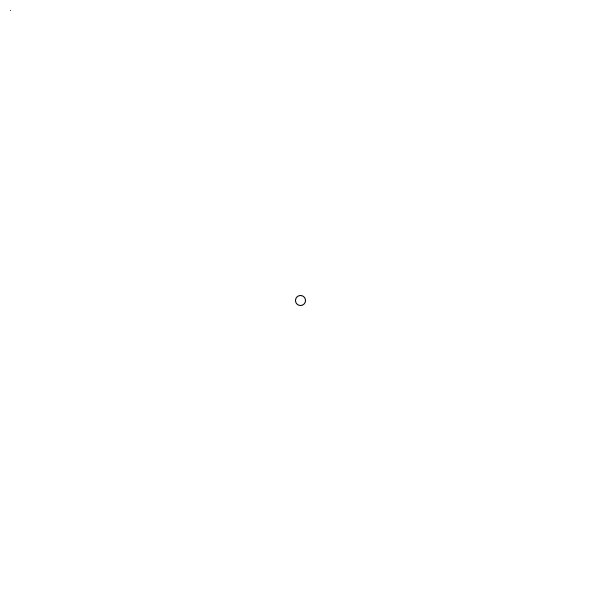
Frame 1 (no input)
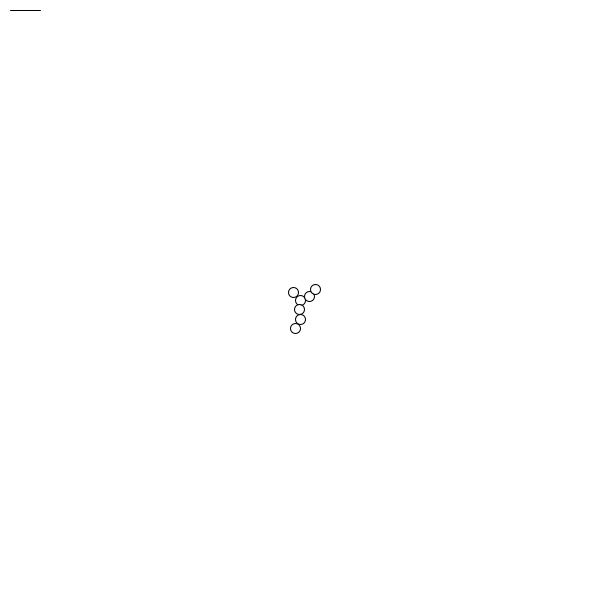
Frame 60 (the mouse pressed at the canvas centre just before this capture)
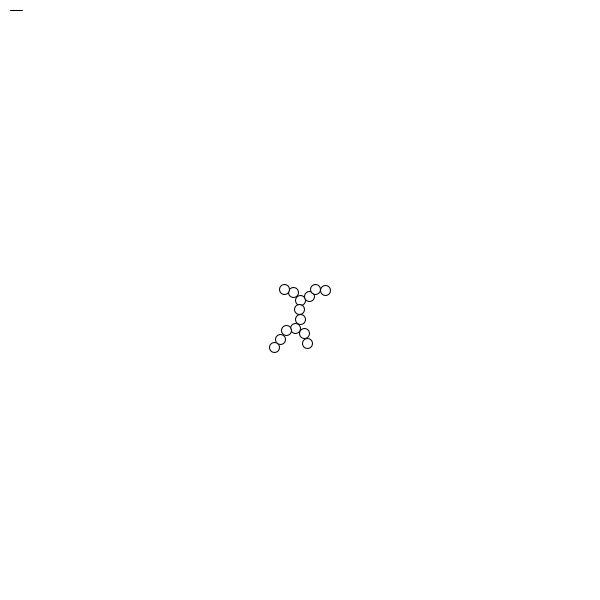
Frame 120 (the mouse held since frame 60 and released just before this capture)

The Processing sketch that drew these frames (run headless with seeded random() and noise(); from frame 60 on, the mouse is pressed at the canvas centre):

// Processing sketch: sistema_dla
// ── sistema_dla.pde
// int
// sin, cos, atan2
// distMin
// append

float[] x, y;
float estado;
float x2, y2, ancho2;

void setup() {
  size(600, 600);
  x = new float[1];
  y = new float[x.length];
  x[0] = width/2;
  y[0] = height/2; 
  
  x2 = 10;
  y2 = 10;
  ancho2 = 0;
}

void draw() {
  background(255);
  
  line(x2, y2, x2+ancho2, y2);
  ancho2 = ancho2 + 6;
  if (ancho2 > 50) {
    estado = 1;
    ancho2 = 0;
  }
  else {
    estado = 0;
  }
  
  if (estado == 1) {
    float angle = random(0, TWO_PI);
    float nuevoX = width/2 +300*cos(angle);
    float nuevoY = height/2+300*sin(angle);
    float distMin = 1000000;
    int nMin = 0;
    for (int n = 0; n < x.length; n++) {
      float d = dist(nuevoX, nuevoY, x[n], y[n]);
      if (d < distMin) {
        distMin = d;
        nMin = n;
        angle = atan2(nuevoY-y[n], nuevoX-x[n]);
      }
    }
    nuevoX = x[nMin] + 10*cos(angle);
    nuevoY = y[nMin] + 10*sin(angle);
    
    x = append(x,nuevoX);
    y = append(y,nuevoY);
  }
  
  for (int n = 0; n < x.length; n++) {
    ellipse(x[n], y[n], 10, 10);
  }
}

void mouseReleased() {
  save("dla.jpg");
}
